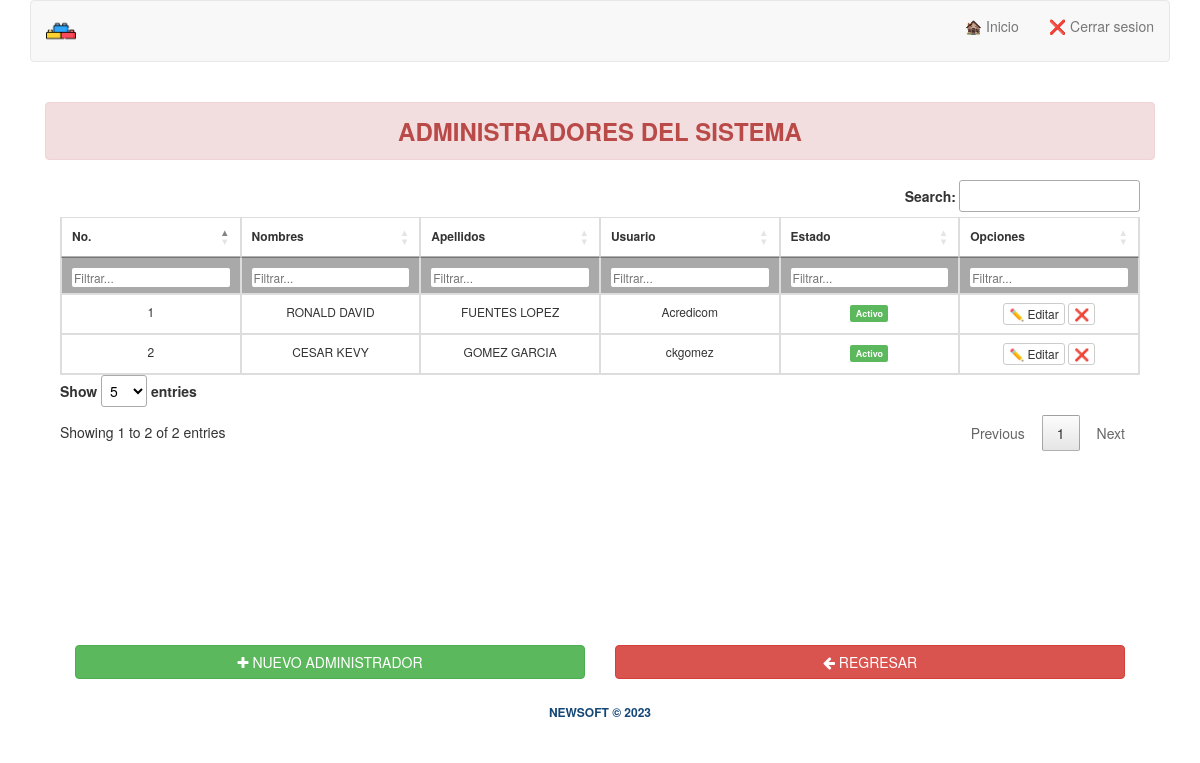
Page /?view=register_admin&adm=all (signed in) on the earlier database version.
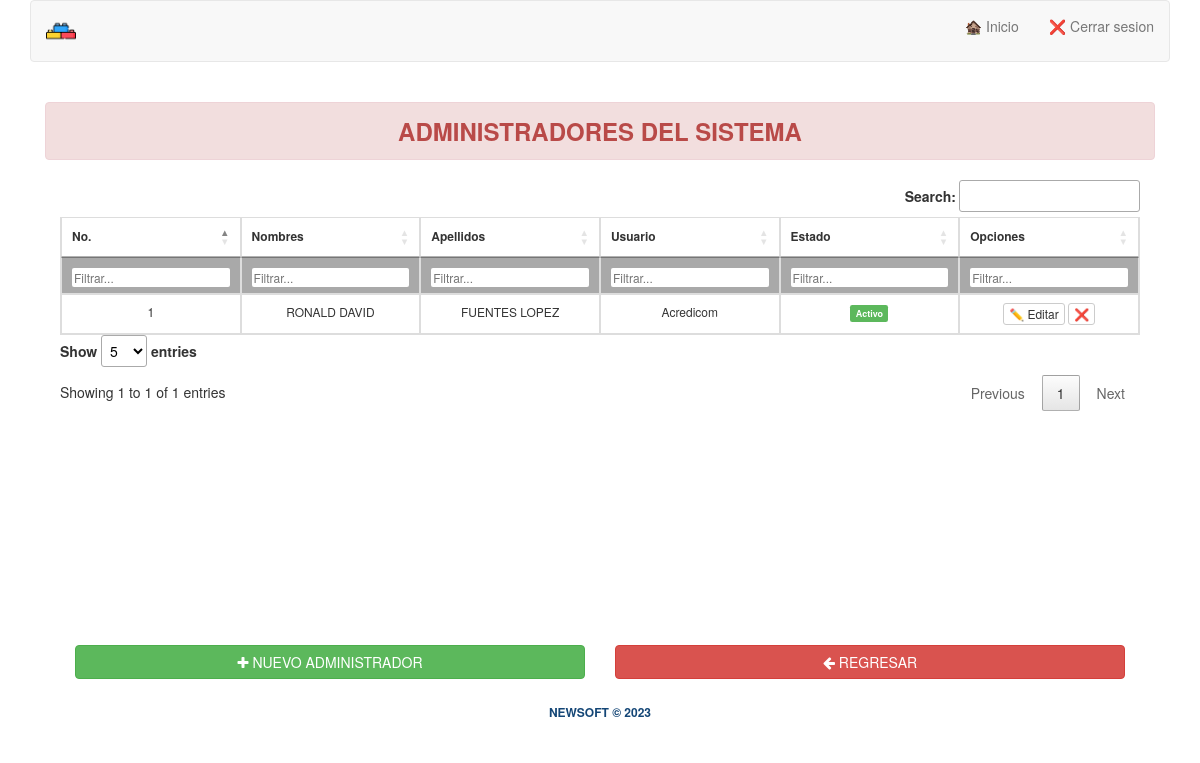
Same page on the later database version.
### tables this page shows
CREATE TABLE `administrador` (
  `id` int(11) NOT NULL,
  `nombres` varchar(150) NOT NULL,
  `apellidos` varchar(150) NOT NULL,
  `usuario` varchar(50) NOT NULL,
  `password` varchar(100) NOT NULL,
  `admin` int(1) NOT NULL,
  `estado` int(1) NOT NULL DEFAULT 1,
  `created_by` varchar(150) NOT NULL,
  `created` datetime NOT NULL
);

### core/controller/Module.php (called while the page is built)
<?php
class Module {
	public static function loadLayout(){
		include "core/app/layouts/layout.php";
	}
}
?>

### core/controller/Lb.php (called while the page is built, shortened)
<?php
class Lb {
	public function start(){
		include "core/app/init.php";
	}
}
?>

### index.php (called while the page is built, shortened)
<?php
$lb = new Lb();
$lb->start();
?>

### core/controller/Executor.php (called while the page is built, shortened)
<?php
class Executor {
	public static function doit($sql){
		$con = Database::getCon();
		return array($con->query($sql),$con->insert_id);
	}
}
?>

### core/app/model/AdminData.php (called while the page is built, shortened)
<?php
class AdminData {
	public static $tablename = "administrador";
	public function __construct(){
		$this->estado = "1";
	}
	public static function getById($id){
		 $sql = "select * from ".self::$tablename." where id=$id";
		$query = Executor::doit($sql);
		return Model::one($query[0],new AdminData());
	}
	public static function getAll(){
		 $sql = "select * from ".self::$tablename;
		$query = Executor::doit($sql);
		return Model::many($query[0],new AdminData());
	}
}

### core/controller/Model.php (called while the page is built, shortened)
<?php
class Model {
	public static function many($query,$aclass){
		$cnt = 0;
		$array = array();
		while($r = $query->fetch_array()){
			$array[$cnt] = new $aclass;
			$cnt2=1;
			foreach ($r as $key => $v) {
				if($cnt2>0 && $cnt2%2==0){
					$array[$cnt]->$key = $v;
				}
				$cnt2++;
			}
			$cnt++;
		}
		return $array;
	}
}
?>

### core/app/view/register_admin-view.php (the view, shortened to what this page needs)
<?php if (isset($_GET["adm"]) && $_GET["adm"] == "all") :
    $admin = AdminData::getById($_SESSION["admin_id"]);
    $admins = AdminData::getAll();
?>
    <div class="container text-center">
        <div class="row">
            <div class="col-md-12">
                <h3>
                    <p class="alert alert-danger"><strong>ADMINISTRADORES DEL SISTEMA</strong></p>
                </h3>
                <?php if (count($admins) > 0) : ?>
                    <div class="col-md-12" style="height: 450px; overflow: auto">
                        <table class="table table-bordered" id="mytable" cellspacing="0" style="font-size: 12px;">
                            <thead>
                                <tr>
                                    <th>No.</th>
                                    <th>Nombres</th>
                                    <th>Apellidos</th>
                                    <th>Usuario</th>
                                    <th>Estado</th>
                                    <th>Opciones</th>
                                </tr>
                            </thead>
                            <tfoot>
                                <tr>
                                    <th></th>
                                    <th></th>
                                    <th></th>
                                    <th></th>
                                    <th></th>
                                    <th></th>
                                </tr>
                            </tfoot>
                            <tbody>
                                <?php foreach ($admins as $adm) : ?>
                                    <tr>
                                        <td><?php echo 1 + $cont++; ?></td>
                                        <td><?php echo $adm->nombres; ?></td>
                                        <td><?php echo $adm->apellidos; ?></td>
                                        <td><?php echo $adm->usuario; ?></td>
                                        <td>
                                            <?php if ($adm->estado == 1) : ?>
                                                <span class="label label-success">Activo</span>
                                            <?php else : ?>
                                                <span class="label label-danger">Inactivo</span>
                                            <?php endif ?>
                                        </td>
                                        <td>
                                            <a href="./?view=register_admin&adm=edit&id=<?php echo $adm->id; ?>" class="btn btn-xs btn-default">✏️ Editar</a>
                                            <a href="./?action=admin&adm=delete&id=<?php echo $adm->id; ?>" class="btn btn-xs btn-default">❌</a>
                                        </td>
                                    </tr>
                                <?php endforeach; ?>
                            </tbody>
                        </table>
                    </div>
                <?php
                else : ?>
                    <br>
                    <p class="alert alert-danger"><strong>NO SE ENCONTRARON REGISTROS</strong></p>
                <?php endif; ?>
                <div class="col-md-12">
                    <div class="form-group">
                        <div class="col-md-6">
                            <a href="./?view=register_admin&adm=register" class="btn btn-success btn-block"><i class="fa fa-plus"></i> NUEVO ADMINISTRADOR</a>
                        </div>
                    </div>
                    <div class="form-group">
                        <div class="col-md-6">
                            <a href="./?view=welcome" class="btn btn-danger btn-block"><i class="fa fa-arrow-left"></i> REGRESAR</a>
                        </div>
                    </div>
                </div>
            </div>
        </div>
    </div>
<?php endif; ?>

### core/app/init.php
<?php
if(!isset($_GET["action"])){
	Module::loadLayout("index");
}else{
	Action::load($_GET["action"]);
}
?>

### core/app/layouts/layout.php (shortened to what this page needs)
<!DOCTYPE html>
<html lang="es">
<head>
  <link rel="stylesheet" href="res/font-awesome/css/font-awesome.min.css">
  <link href="res/bootstrap/css/bootstrap.css" rel="stylesheet">
  <link rel="stylesheet" type="text/css" href="res/js/jquery.dataTables.min.css" />
</head>
<body>
  <div class="container">
    <div class="row">
      <div class="col-md-12">
        <nav class="navbar navbar-default">
          <a class="navbar-brand">
            <img src="img/legobox.png" alt="" width="30">
          </a>
          <div class="collapse navbar-collapse" id="bs-example-navbar-collapse-1">
            <ul class="nav navbar-nav navbar-right">
              <?php if (isset($_SESSION["admin_id"])) : ?>
                <ul class="nav navbar-nav" style="text-align:center">
                  <li class="primary nav-1">
                    <a href="./?view=welcome">🏚️ Inicio</a>
                  </li>
                  <li class="primary nav-1">
                    <a href="./?action=admin&adm=logout">❌ Cerrar sesion</a>
                  </li>
                </ul>
              <?php endif; ?>
            </ul>
          </div>
        </nav>
        <?php
        View::load("index");
        ?>
        <div class="text-center">
          <h6 class="alert" style="background-color: rgba(255,255,255,1); color:#144676">
            <strong>NEWSOFT <a href="#" target="_blank" style="color:#144676"></a> &copy; 2023</strong>
          </h6>
        </div>
      </div>
    </div>
  </div>
</body>
</html>

### core/controller/View.php (shortened to what this page needs)
<?php
class View {
	public static function load($view){
		if(!isset($_GET['view'])){
			include "core/app/view/".$view."-view.php";
		}else{
			if(View::isValid()){
				include "core/app/view/".$_GET['view']."-view.php";
			}else{
				View::Error("<b>404 NOT FOUND</b> View <b>".$_GET['view']."</b> folder !! - <a href='http://evilnapsis.com/legobox/help/' target='_blank'>Help</a>");
			}
		}
	}
	public static function isValid(){
		$valid=false;
		if(isset($_GET["view"])){
			if(file_exists($file = "core/app/view/".$_GET['view']."-view.php")){
				$valid = true;
			}
		}
		return $valid;
	}
}
?>

### core/app/layouts/layout.php (style rules this page uses)
#mytable tfoot { display: table-header-group !important; background-color: darkgray; }

Differences in the rows shown:
removed administrador: cont "2", nombres "CESAR KEVY", apellidos "GOMEZ GARCIA", usuario "ckgomez", estado "Activo"
Other differences:
text written by a page script: "Search: Show entries Showing 1 to 2 of 2 entries Previous 1 Next" → "Search: Show entries Showing 1 to 1 of 1 entries Previous 1 Next"
